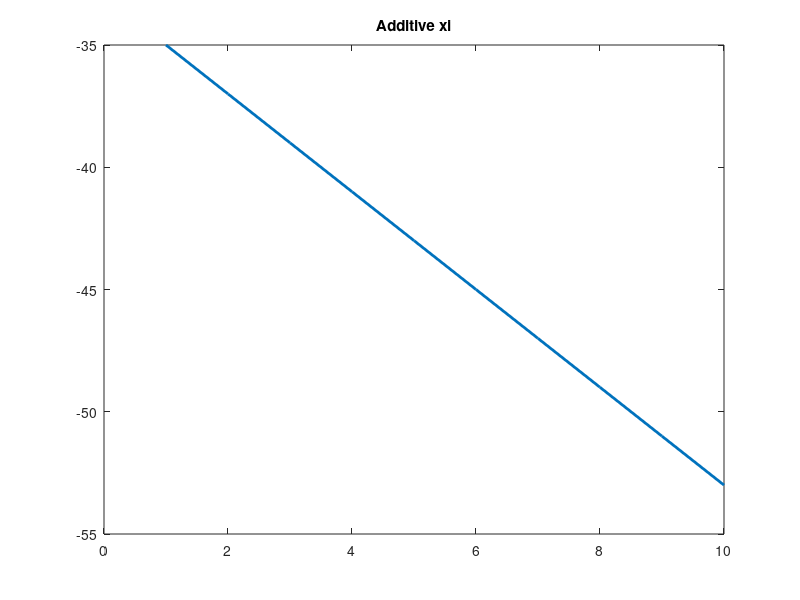
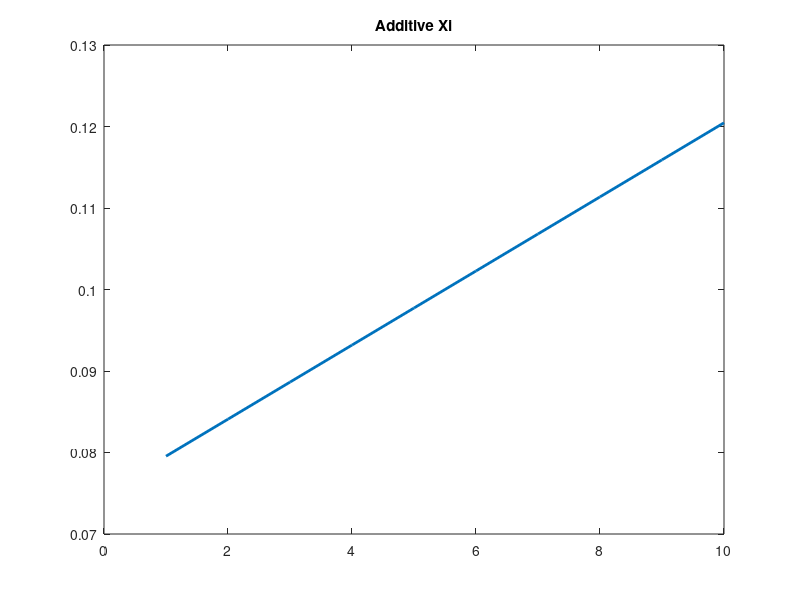
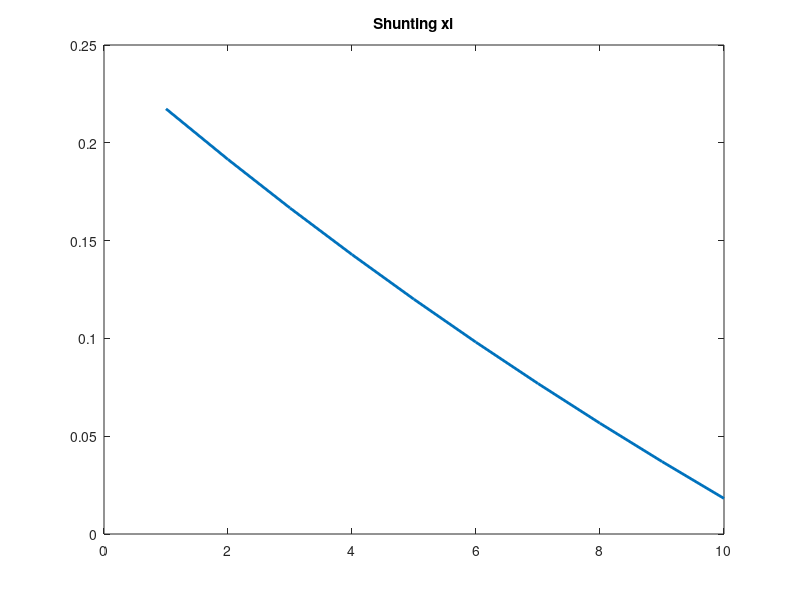
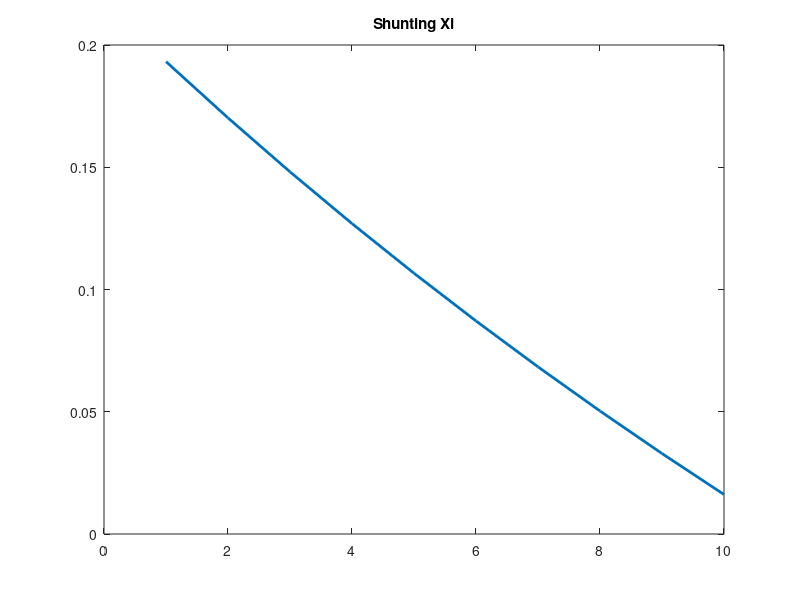

The MATLAB script that drew these images, in order:
%% Homework 4 (question A) %%

clc
clear all 

% set parameters 
A = 0.1; %constant specified in homework 
B = 1; %constant specified in homework 
I = [1.0, 0.9, 0.8, 0.7, 0.6, 0.5, 0.4, 0.3, 0.2, 0.1];  
xs = zeros(10,1);

%for the additive equation of xi at equilibrium
figure(1);
for h = 1:10
    i = I(h);
    L = sum(I(I~=I(h)));
    x = (((B.*i) - L) ./ (A));
    xs(h) = x;
end

plot(1:10,xs,'LineWidth',2);

%create figure 1 for additive xi
title('Additive xi')
ylabel('')
xlabel('')

%for the additive equation of Xi at equilibrium
figure(2);
for h = 1:10
    i = I(h);
    L = sum(I(I~=I(h))); % summation of all inhibitory terms without specific term 
    x = (((B.*i) - L) ./ (A));
    xs(h) = x;
end

xsnorm = xs / sum(xs);
xn = (xsnorm);
plot(1:10,xn,'LineWidth',2);

%create figure 2 for shunting Xi
title('Additive Xi')
ylabel('')
xlabel('')

%for the shunting equation of xi at equilibrium
figure(3);
for h = 1:10
    i = I(h);
    L = sum(I(I~=I(h)));% summation of all inhibitory terms without specific term 
    x = ((B .* i)./(A + L));
    xs(h) = x;
end

plot(1:10,xs,'LineWidth',2);

%create figure 3 for shunting xi
title('Shunting xi')
ylabel('')
xlabel('')

%for the shunting equation of Xi at equilibrium
figure(4);
for h = 1:10
    i = I(h);
    L = sum(I(I~=I(h))); % summation of all inhibitory terms without specific term 
    x = ((B .* i)./(A + L)); 
    xs(h) = x;
end

xsnorm = xs / sum(xs);
xn = (xsnorm);
plot(1:10,xn,'LineWidth',2);

%create figure 4 for shunting Xi
title('Shunting Xi')
ylabel('')
xlabel('')

%part C new additive equation
figure(5);
for h = 1:10
    i = I(h);
    L = sum(I(I~=I(h)));% summation of all inhibitory terms without specific term 
    x = (((B .*i) - L) ./ (A + i));
    xs(h) = x;
end

plot(1:10,xs,'LineWidth',2);

%create figure 5 for new part C additive equation
title('New part C xi')
ylabel('')
xlabel('')

%part C Normalized
figure(6);
for h = 1:10
    i = I(h);
    L = sum(I(I~=I(h))); % summation of all inhibitory terms without specific term 
    x = (((B .*i) - L) ./ (A + i));
    xs(h) = x;
end

xsnorm = xs / sum(xs);
xn = (xsnorm);
plot(1:10,xn,'LineWidth',2);

%create figure 6 for part C normalized
title('New part C Xi')
ylabel('')
xlabel('')